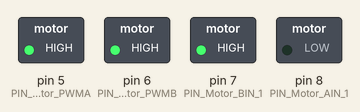
This sketch was run on a simulated Arduino Uno, built with avr-gcc and run on an emulated ATmega328P. Shown: switched loads named in the sketch (green lamp = pin HIGH).

Above: at 2.5 s.
At 3.5 s:
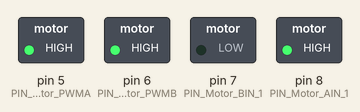
Timing chart, 0 to 5.0 s (numbered marks = the images above):
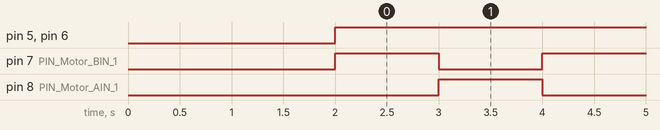

The sketch:

Demo2.ino
```cpp
#include <avr/wdt.h>
#include "DeviceDriverSet_xxx0.h"
#include "ApplicationFunctionSet_xxx0.cpp"

DeviceDriverSet_Motor AppMotor;
Application_xxx Application_ConquerorCarxxx0;

void setup() {
  AppMotor.DeviceDriverSet_Motor_Init();
  delay(2000);

}

void loop() {

  for (Application_ConquerorCarxxx0.Motion_Control = 0; Application_ConquerorCarxxx0.Motion_Control < 2; Application_ConquerorCarxxx0.Motion_Control = Application_ConquerorCarxxx0.Motion_Control + 1)
  {
    ApplicationFunctionSet_ConquerorCarMotionControl(Application_ConquerorCarxxx0.Motion_Control /*direction*/, 255 /*speed*/);
    delay(1000);
  }


}
```

ApplicationFunctionSet_xxx0.cpp
```cpp
#include "DeviceDriverSet_xxx0.h"

extern DeviceDriverSet_Motor AppMotor;

/*运动方向控制序列*/
enum ConquerorCarMotionControl
{
  Forward,       //(1)
  Backward,      //(2)
  Left,          //(3)
  Right,         //(4)
  LeftForward,   //(5)
  LeftBackward,  //(6)
  RightForward,  //(7)
  RightBackward, //(8)
  stop_it        //(9)
};               //direction方向:（1）、（2）、 （3）、（4）、（5）、（6）

struct Application_xxx
{
  ConquerorCarMotionControl Motion_Control;
};

extern Application_xxx Application_ConquerorCarxxx0;

static void ApplicationFunctionSet_ConquerorCarMotionControl(ConquerorCarMotionControl direction, uint8_t is_speed)
{
  static uint8_t directionRecord = 0;
  uint8_t Kp, UpperLimit;
  uint8_t speed = is_speed;
  switch (direction)
  {
  case /* constant-expression */
      Forward:
    /* code */
      AppMotor.DeviceDriverSet_Motor_control(/*direction_A*/ direction_just, /*speed_A*/ speed,
                                             /*direction_B*/ direction_just, /*speed_B*/ speed, /*controlED*/ control_enable); //Motor control
    break;
  case /* constant-expression */ Backward:
    /* code */

      AppMotor.DeviceDriverSet_Motor_control(/*direction_A*/ direction_back, /*speed_A*/ speed,
                                             /*direction_B*/ direction_back, /*speed_B*/ speed, /*controlED*/ control_enable); //Motor control
    break;
  case /* constant-expression */ Left:

    AppMotor.DeviceDriverSet_Motor_control(/*direction_A*/ direction_just, /*speed_A*/ speed,
                                           /*direction_B*/ direction_back, /*speed_B*/ speed, /*controlED*/ control_enable); //Motor control
    break;
  case /* constant-expression */ Right:

    AppMotor.DeviceDriverSet_Motor_control(/*direction_A*/ direction_back, /*speed_A*/ speed,
                                           /*direction_B*/ direction_just, /*speed_B*/ speed, /*controlED*/ control_enable); //Motor control
    break;
  case /* constant-expression */ LeftForward:
    /* code */
    AppMotor.DeviceDriverSet_Motor_control(/*direction_A*/ direction_just, /*speed_A*/ speed,
                                           /*direction_B*/ direction_just, /*speed_B*/ speed / 2, /*controlED*/ control_enable); //Motor control
    break;
  case /* constant-expression */ LeftBackward:
    AppMotor.DeviceDriverSet_Motor_control(/*direction_A*/ direction_back, /*speed_A*/ speed,
                                           /*direction_B*/ direction_back, /*speed_B*/ speed / 2, /*controlED*/ control_enable); //Motor control
    break;
  case /* constant-expression */ RightForward:
    AppMotor.DeviceDriverSet_Motor_control(/*direction_A*/ direction_just, /*speed_A*/ speed / 2,
                                           /*direction_B*/ direction_just, /*speed_B*/ speed, /*controlED*/ control_enable); //Motor control
    break;
  case /* constant-expression */ RightBackward:
    AppMotor.DeviceDriverSet_Motor_control(/*direction_A*/ direction_back, /*speed_A*/ speed / 2,
                                           /*direction_B*/ direction_back, /*speed_B*/ speed, /*controlED*/ control_enable); //Motor control
    break;
  case /* constant-expression */ stop_it:
    AppMotor.DeviceDriverSet_Motor_control(/*direction_A*/ direction_void, /*speed_A*/ 0,
                                           /*direction_B*/ direction_void, /*speed_B*/ 0, /*controlED*/ control_enable); //Motor control
    break;
  default:
    break;
  }
}
```

DeviceDriverSet_xxx0.cpp
```cpp
#include "DeviceDriverSet_xxx0.h"

void DeviceDriverSet_Motor::DeviceDriverSet_Motor_Init(void)
{
  pinMode(PIN_Motor_PWMA, OUTPUT);
  pinMode(PIN_Motor_PWMB, OUTPUT);
  pinMode(PIN_Motor_AIN_1, OUTPUT);
  pinMode(PIN_Motor_BIN_1, OUTPUT);
}


/*
 Motor_control：AB / 方向、速度
*/
void DeviceDriverSet_Motor::DeviceDriverSet_Motor_control(boolean direction_A, uint8_t speed_A, //A组电机参数
                                                          boolean direction_B, uint8_t speed_B, //B组电机参数
                                                          boolean controlED                     //AB使能允许 true
                                                          )                                     //电机控制
{
  if (controlED == control_enable) //使能允许？
  {
    { //A...Right

      switch (direction_A) //方向控制
      {
      case direction_just:
        digitalWrite(PIN_Motor_AIN_1, LOW);
        analogWrite(PIN_Motor_PWMA, speed_A);
        break;
      case direction_back:

        digitalWrite(PIN_Motor_AIN_1, HIGH);
        analogWrite(PIN_Motor_PWMA, speed_A);
        break;
      case direction_void:
        analogWrite(PIN_Motor_PWMA, 0);
        break;
      default:
        analogWrite(PIN_Motor_PWMA, 0);
        break;
      }
    }

    { //B...Left
      switch (direction_B)
      {
      case direction_just:
        digitalWrite(PIN_Motor_BIN_1, HIGH);

        analogWrite(PIN_Motor_PWMB, speed_B);
        break;
      case direction_back:
        digitalWrite(PIN_Motor_BIN_1, LOW);
        analogWrite(PIN_Motor_PWMB, speed_B);
        break;
      case direction_void:
        analogWrite(PIN_Motor_PWMB, 0);
        break;
      default:
        analogWrite(PIN_Motor_PWMB, 0);
        break;
      }
    }
  }
  else
  {
    return;
  }
}
```

DeviceDriverSet_xxx0.h
```cpp
#ifndef _DeviceDriverSet_xxx0_H_
#define _DeviceDriverSet_xxx0_H_

#include <arduino.h>

/*Motor*/
class DeviceDriverSet_Motor
{
public:
  void DeviceDriverSet_Motor_Init(void);
#if _Test_DeviceDriverSet
  void DeviceDriverSet_Motor_Test(void);
#endif
  void DeviceDriverSet_Motor_control(boolean direction_A, uint8_t speed_A, //A组电机参数
                                     boolean direction_B, uint8_t speed_B, //B组电机参数
                                     boolean controlED                     //AB使能允许 true
  );                                                                       //电机控制
private:

#define PIN_Motor_PWMA 5
#define PIN_Motor_PWMB 6
#define PIN_Motor_BIN_1 7
#define PIN_Motor_AIN_1 8

public:
#define speed_Max 255
#define direction_just true
#define direction_back false
#define direction_void 3

#define Duration_enable true
#define Duration_disable false
#define control_enable true
#define control_disable false
};

#endif
```

Measured:
- by itself, pin 5 (PIN_Motor_PWMA), pin 6 (PIN_Motor_PWMB): LOW → HIGH at 2.0 s
- by itself, pin 7 (PIN_Motor_BIN_1), pin 8 (PIN_Motor_AIN_1): alternates HIGH for 1.0 s and LOW for 1.0 s
